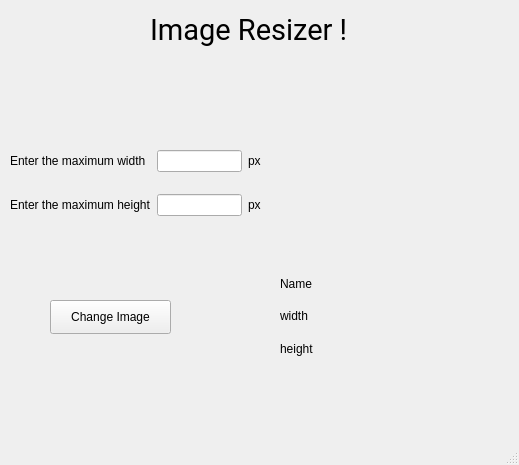
<?xml version="1.0" encoding="UTF-8"?>
<ui version="4.0">
 <class>MainWindow</class>
 <widget class="QMainWindow" name="MainWindow">
  <property name="geometry">
   <rect>
    <x>0</x>
    <y>0</y>
    <width>519</width>
    <height>465</height>
   </rect>
  </property>
  <property name="windowTitle">
   <string>Image resizer</string>
  </property>
  <property name="autoFillBackground">
   <bool>false</bool>
  </property>
  <widget class="QWidget" name="centralwidget">
   <widget class="QLabel" name="TopLabel">
    <property name="geometry">
     <rect>
      <x>150</x>
      <y>10</y>
      <width>251</width>
      <height>41</height>
     </rect>
    </property>
    <property name="font">
     <font>
      <family>Roboto</family>
      <pointsize>22</pointsize>
      <weight>50</weight>
      <bold>false</bold>
     </font>
    </property>
    <property name="layoutDirection">
     <enum>Qt::LeftToRight</enum>
    </property>
    <property name="text">
     <string>Image Resizer !</string>
    </property>
   </widget>
   <widget class="QLabel" name="ImageLabel">
    <property name="geometry">
     <rect>
      <x>280</x>
      <y>110</y>
      <width>231</width>
      <height>151</height>
     </rect>
    </property>
    <property name="autoFillBackground">
     <bool>false</bool>
    </property>
    <property name="frameShape">
     <enum>QFrame::NoFrame</enum>
    </property>
    <property name="frameShadow">
     <enum>QFrame::Plain</enum>
    </property>
    <property name="text">
     <string/>
    </property>
    <property name="pixmap">
     <pixmap>hello.png</pixmap>
    </property>
   </widget>
   <widget class="QPushButton" name="pushButton">
    <property name="geometry">
     <rect>
      <x>50</x>
      <y>300</y>
      <width>121</width>
      <height>34</height>
     </rect>
    </property>
    <property name="text">
     <string>Change Image</string>
    </property>
   </widget>
   <widget class="QWidget" name="">
    <property name="geometry">
     <rect>
      <x>10</x>
      <y>150</y>
      <width>251</width>
      <height>82</height>
     </rect>
    </property>
    <layout class="QGridLayout" name="LeftGrid">
     <item row="1" column="0" rowspan="2">
      <widget class="QLabel" name="enter_height">
       <property name="text">
        <string>Enter the maximum height</string>
       </property>
      </widget>
     </item>
     <item row="0" column="1">
      <widget class="QLineEdit" name="InputWidth"/>
     </item>
     <item row="0" column="0">
      <widget class="QLabel" name="enter_width">
       <property name="text">
        <string>Enter the maximum width</string>
       </property>
      </widget>
     </item>
     <item row="1" column="2" rowspan="2">
      <widget class="QLabel" name="px_height">
       <property name="text">
        <string>px</string>
       </property>
      </widget>
     </item>
     <item row="0" column="2">
      <widget class="QLabel" name="px_width">
       <property name="text">
        <string>px</string>
       </property>
      </widget>
     </item>
     <item row="1" column="1" rowspan="2">
      <widget class="QLineEdit" name="InputHeight"/>
     </item>
    </layout>
   </widget>
   <widget class="QWidget" name="">
    <property name="geometry">
     <rect>
      <x>280</x>
      <y>270</y>
      <width>171</width>
      <height>92</height>
     </rect>
    </property>
    <layout class="QGridLayout" name="InfoGrid">
     <item row="1" column="0">
      <widget class="QLabel" name="info_width">
       <property name="text">
        <string>width</string>
       </property>
      </widget>
     </item>
     <item row="2" column="0">
      <widget class="QLabel" name="info_height">
       <property name="text">
        <string>height</string>
       </property>
      </widget>
     </item>
     <item row="0" column="0">
      <widget class="QLabel" name="info_name">
       <property name="text">
        <string>Name</string>
       </property>
      </widget>
     </item>
     <item row="0" column="1">
      <widget class="QLabel" name="OutputName">
       <property name="text">
        <string/>
       </property>
      </widget>
     </item>
     <item row="2" column="1">
      <widget class="QLabel" name="OutputHeight">
       <property name="text">
        <string/>
       </property>
      </widget>
     </item>
     <item row="1" column="1">
      <widget class="QLabel" name="OutputWidth">
       <property name="text">
        <string/>
       </property>
      </widget>
     </item>
    </layout>
   </widget>
  </widget>
  <widget class="QMenuBar" name="menubar">
   <property name="geometry">
    <rect>
     <x>0</x>
     <y>0</y>
     <width>519</width>
     <height>30</height>
    </rect>
   </property>
  </widget>
  <widget class="QStatusBar" name="statusbar"/>
 </widget>
 <resources/>
 <connections/>
</ui>
